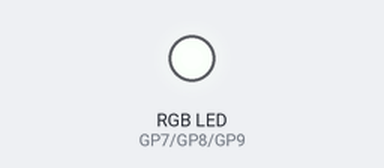
The program below on a simulated Raspberry Pi Pico running CircuitPython. On the bench: an RGB LED mixed from three pins (HIGH = lit).

Above: at 0.3 s.
At 10.1 s:
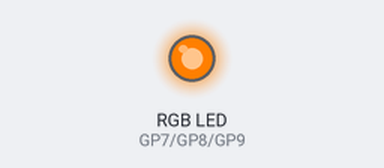
At 12.6 s:
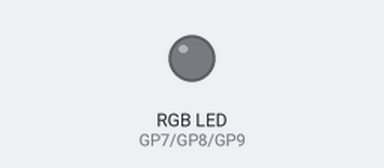
At 15.1 s:
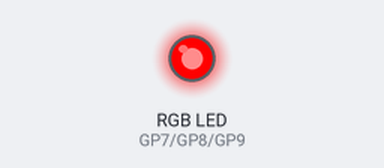
At 20.1 s:
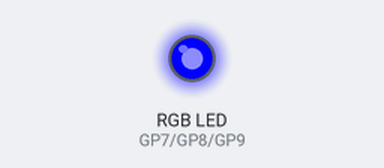
At 39.82 s:
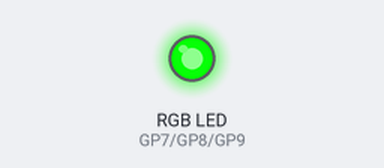
Timing chart, 0 to 40.0 s (numbered marks = the images above):
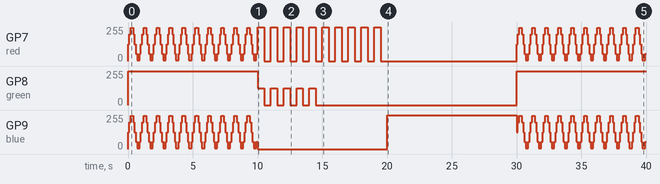

The program:

De_juiste_RGB_sinusoide_code.py
```python
import time
import board
import pwmio
import math

# Definieer de pins voor de RGB LED
RED_PIN = board.GP7
GREEN_PIN = board.GP8
BLUE_PIN = board.GP9

# Maak PWM-uitgangen voor elke kleur
red = pwmio.PWMOut(RED_PIN, frequency=1000, duty_cycle=0)
green = pwmio.PWMOut(GREEN_PIN, frequency=1000, duty_cycle=0)
blue = pwmio.PWMOut(BLUE_PIN, frequency=1000, duty_cycle=0)

# Functie om de LED-kleur in te stellen (waarden tussen 0 en 65535)
def set_color(r, g, b):
    red.duty_cycle = r
    green.duty_cycle = g
    blue.duty_cycle = b

# Functie voor het berekenen van de L(t) waarde op basis van de tijd
def L(t):
    return int((0.5 + 0.5 * math.sin(2 * math.pi * t)) * 65535)

# Hoofdlus voor het doorlopen van de processtappen
t = 0
while True:
    # 1. Beweging naar het volgende object: Wit en groen, cyclus volgens L(t)
    for i in range(100):  # Itereer over de tijd
        brightness = L(i / 10)  # Verander de helderheid met L(t)
        set_color(brightness, 65535, brightness)  # Wit en groen
        time.sleep(0.1)

    # 2. Verzameling object: Oranje, aan-uit cyclus
    for i in range(5):  # Aan-uit cyclus voor oranje
        set_color(65535, 32767, 0)  # Oranje
        time.sleep(0.5)  # Wacht 0.5 seconden
        set_color(0, 0, 0)  # LED uit
        time.sleep(0.5)  # Wacht 0.5 seconden

    # 3. Achteruit rijden: Rood, aan-uit cyclus
    for i in range(5):  # Herhaal de aan-uit cyclus 5 keer voor knipperen
        set_color(65535, 0, 0)  # Zet de LED op rood
        time.sleep(0.5)  # LED blijft 0.5 seconden aan
        set_color(0, 0, 0)  # Zet de LED uit
        time.sleep(0.5)  # LED blijft 0.5 seconden uit

    # 4. Beweging naar garage: Blauw, constant aan
    set_color(0, 0, 65535)  # Blauw, constant aan
    time.sleep(10)  # Laat de blauwe LED 10 seconden branden

    # Herhaal het proces door de hoofdlus opnieuw te starten
    # De tijd tussen herhalingen kan worden toegevoegd indien nodig
    # time.sleep(1)  # Pauze voor herstart van de loop
# Write your code here :-)
```

Measured:
- by itself, GP8 (green): 0/255 → 255/255 at 0.00 s, → 127/255 10.0 s later, → 0/255 0.50 s later, → 127/255 0.50 s later, … (12 changes in this stretch)
- by itself, GP7 (red): 0/255 → 127/255 at 0.00 s, → 202/255 0.10 s later, → 249/255 0.10 s later, → 202/255 0.20 s later, … (180 changes in this stretch)
